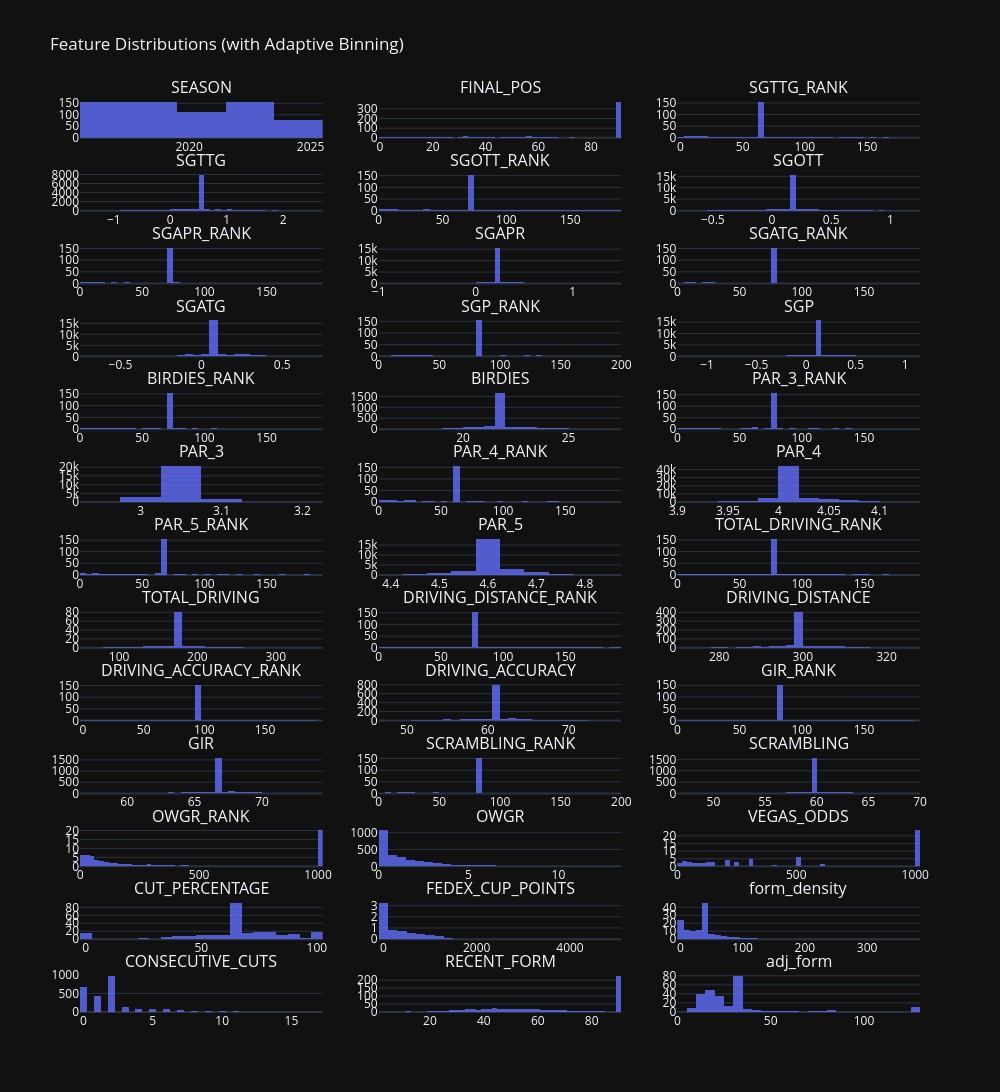

Here is the notebook cell this chart was saved with:
### Markdown cell above
### Check Features for Outliers and General Health (Histograms)
Now that all the data is cleaned, let's look at the distribution graphs.

### Code cell
import plotly.express as px
import plotly.subplots as sp
import plotly.graph_objects as go
import pandas as pd
import numpy as np

# Select numeric columns with >1 unique value, excluding label
df_numeric = training_df.select_dtypes(include=np.number)
df_numeric = df_numeric.loc[:, df_numeric.nunique() > 1]
df_numeric = df_numeric.drop(columns=["TOP_20"], errors="ignore")

# Create subplots
n_cols = 3
n_rows = int(np.ceil(len(df_numeric.columns) / n_cols))
fig = sp.make_subplots(rows=n_rows, cols=n_cols, subplot_titles=df_numeric.columns)

# Add one histogram per feature with smart binning
for i, column in enumerate(df_numeric.columns):
    row = i // n_cols + 1
    col = i % n_cols + 1

    # Compute dynamic bin count
    col_range = df_numeric[column].max() - df_numeric[column].min()
    n_unique = df_numeric[column].nunique()
    nbins = min(50, max(5, int(n_unique / 2))) if col_range < 10 else 50  # tighter for short-range

    fig.add_trace(
        go.Histogram(
            x=df_numeric[column],
            nbinsx=nbins,
            histnorm="density",
            marker=dict(color="#636EFA"),
            opacity=0.8
        ),
        row=row,
        col=col
    )

# Style the figure
fig.update_layout(
    height=300 * n_rows,
    width=1000,
    title_text="Feature Distributions (with Adaptive Binning)",
    template="plotly_dark",
    showlegend=False
)

fig.show()

### Figure 1 — Plotly figure (JSON) as saved in the notebook; plotly's stock layout.template omitted (floating-point values rounded to 4 significant figures; data arrays with more than 128 entries replaced by an {"elided": "..."} marker saying what was removed)
{"data": [{"histnorm": "density", "marker": {"color": "#636EFA"}, "nbinsx": 5, "opacity": 0.8, "type": "histogram", "x": {"elided": "1313 int values"}, "xaxis": "x", "yaxis": "y"}, {"histnorm": "density", "marker": {"color": "#636EFA"}, "nbinsx": 50, "opacity": 0.8, "type": "histogram", "x": {"elided": "1313 int values"}, "xaxis": "x2", "yaxis": "y2"}, {"histnorm": "density", "marker": {"color": "#636EFA"}, "nbinsx": 50, "opacity": 0.8, "type": "histogram", "x": {"elided": "1313 float values"}, "xaxis": "x3", "yaxis": "y3"}, {"histnorm": "density", "marker": {"color": "#636EFA"}, "nbinsx": 50, "opacity": 0.8, "type": "histogram", "x": {"elided": "1313 float values"}, "xaxis": "x4", "yaxis": "y4"}, {"histnorm": "density", "marker": {"color": "#636EFA"}, "nbinsx": 50, "opacity": 0.8, "type": "histogram", "x": {"elided": "1313 float values"}, "xaxis": "x5", "yaxis": "y5"}, {"histnorm": "density", "marker": {"color": "#636EFA"}, "nbinsx": 50, "opacity": 0.8, "type": "histogram", "x": {"elided": "1313 float values"}, "xaxis": "x6", "yaxis": "y6"}, {"histnorm": "density", "marker": {"color": "#636EFA"}, "nbinsx": 50, "opacity": 0.8, "type": "histogram", "x": {"elided": "1313 float values"}, "xaxis": "x7", "yaxis": "y7"}, {"histnorm": "density", "marker": {"color": "#636EFA"}, "nbinsx": 50, "opacity": 0.8, "type": "histogram", "x": {"elided": "1313 float values"}, "xaxis": "x8", "yaxis": "y8"}, {"histnorm": "density", "marker": {"color": "#636EFA"}, "nbinsx": 50, "opacity": 0.8, "type": "histogram", "x": {"elided": "1313 float values"}, "xaxis": "x9", "yaxis": "y9"}, {"histnorm": "density", "marker": {"color": "#636EFA"}, "nbinsx": 50, "opacity": 0.8, "type": "histogram", "x": {"elided": "1313 float values"}, "xaxis": "x10", "yaxis": "y10"}, {"histnorm": "density", "marker": {"color": "#636EFA"}, "nbinsx": 50, "opacity": 0.8, "type": "histogram", "x": {"elided": "1313 float values"}, "xaxis": "x11", "yaxis": "y11"}, {"histnorm": "density", "marker": {"color": "#636EFA"}, "nbinsx": 50, "opacity": 0.8, "type": "histogram", "x": {"elided": "1313 float values"}, "xaxis": "x12", "yaxis": "y12"}, {"histnorm": "density", "marker": {"color": "#636EFA"}, "nbinsx": 50, "opacity": 0.8, "type": "histogram", "x": {"elided": "1313 float values"}, "xaxis": "x13", "yaxis": "y13"}, {"histnorm": "density", "marker": {"color": "#636EFA"}, "nbinsx": 50, "opacity": 0.8, "type": "histogram", "x": {"elided": "1313 float values"}, "xaxis": "x14", "yaxis": "y14"}, {"histnorm": "density", "marker": {"color": "#636EFA"}, "nbinsx": 50, "opacity": 0.8, "type": "histogram", "x": {"elided": "1313 float values"}, "xaxis": "x15", "yaxis": "y15"}, {"histnorm": "density", "marker": {"color": "#636EFA"}, "nbinsx": 13, "opacity": 0.8, "type": "histogram", "x": {"elided": "1313 float values"}, "xaxis": "x16", "yaxis": "y16"}, {"histnorm": "density", "marker": {"color": "#636EFA"}, "nbinsx": 50, "opacity": 0.8, "type": "histogram", "x": {"elided": "1313 float values"}, "xaxis": "x17", "yaxis": "y17"}, {"histnorm": "density", "marker": {"color": "#636EFA"}, "nbinsx": 12, "opacity": 0.8, "type": "histogram", "x": {"elided": "1313 float values"}, "xaxis": "x18", "yaxis": "y18"}, {"histnorm": "density", "marker": {"color": "#636EFA"}, "nbinsx": 50, "opacity": 0.8, "type": "histogram", "x": {"elided": "1313 float values"}, "xaxis": "x19", "yaxis": "y19"}, {"histnorm": "density", "marker": {"color": "#636EFA"}, "nbinsx": 21, "opacity": 0.8, "type": "histogram", "x": {"elided": "1313 float values"}, "xaxis": "x20", "yaxis": "y20"}, {"histnorm": "density", "marker": {"color": "#636EFA"}, "nbinsx": 50, "opacity": 0.8, "type": "histogram", "x": {"elided": "1313 float values"}, "xaxis": "x21", "yaxis": "y21"}, {"histnorm": "density", "marker": {"color": "#636EFA"}, "nbinsx": 50, "opacity": 0.8, "type": "histogram", "x": {"elided": "1313 float values"}, "xaxis": "x22", "yaxis": "y22"}, {"histnorm": "density", "marker": {"color": "#636EFA"}, "nbinsx": 50, "opacity": 0.8, "type": "histogram", "x": {"elided": "1313 float values"}, "xaxis": "x23", "yaxis": "y23"}, {"histnorm": "density", "marker": {"color": "#636EFA"}, "nbinsx": 50, "opacity": 0.8, "type": "histogram", "x": {"elided": "1313 float values"}, "xaxis": "x24", "yaxis": "y24"}, {"histnorm": "density", "marker": {"color": "#636EFA"}, "nbinsx": 50, "opacity": 0.8, "type": "histogram", "x": {"elided": "1313 float values"}, "xaxis": "x25", "yaxis": "y25"}, {"histnorm": "density", "marker": {"color": "#636EFA"}, "nbinsx": 50, "opacity": 0.8, "type": "histogram", "x": {"elided": "1313 float values"}, "xaxis": "x26", "yaxis": "y26"}, {"histnorm": "density", "marker": {"color": "#636EFA"}, "nbinsx": 50, "opacity": 0.8, "type": "histogram", "x": {"elided": "1313 float values"}, "xaxis": "x27", "yaxis": "y27"}, {"histnorm": "density", "marker": {"color": "#636EFA"}, "nbinsx": 50, "opacity": 0.8, "type": "histogram", "x": {"elided": "1313 float values"}, "xaxis": "x28", "yaxis": "y28"}, {"histnorm": "density", "marker": {"color": "#636EFA"}, "nbinsx": 50, "opacity": 0.8, "type": "histogram", "x": {"elided": "1313 float values"}, "xaxis": "x29", "yaxis": "y29"}, {"histnorm": "density", "marker": {"color": "#636EFA"}, "nbinsx": 50, "opacity": 0.8, "type": "histogram", "x": {"elided": "1313 float values"}, "xaxis": "x30", "yaxis": "y30"}, {"histnorm": "density", "marker": {"color": "#636EFA"}, "nbinsx": 50, "opacity": 0.8, "type": "histogram", "x": {"elided": "1313 float values"}, "xaxis": "x31", "yaxis": "y31"}, {"histnorm": "density", "marker": {"color": "#636EFA"}, "nbinsx": 50, "opacity": 0.8, "type": "histogram", "x": {"elided": "1313 float values"}, "xaxis": "x32", "yaxis": "y32"}, {"histnorm": "density", "marker": {"color": "#636EFA"}, "nbinsx": 50, "opacity": 0.8, "type": "histogram", "x": {"elided": "1313 float values"}, "xaxis": "x33", "yaxis": "y33"}, {"histnorm": "density", "marker": {"color": "#636EFA"}, "nbinsx": 50, "opacity": 0.8, "type": "histogram", "x": {"elided": "1313 float values"}, "xaxis": "x34", "yaxis": "y34"}, {"histnorm": "density", "marker": {"color": "#636EFA"}, "nbinsx": 50, "opacity": 0.8, "type": "histogram", "x": {"elided": "1313 float values"}, "xaxis": "x35", "yaxis": "y35"}, {"histnorm": "density", "marker": {"color": "#636EFA"}, "nbinsx": 50, "opacity": 0.8, "type": "histogram", "x": {"elided": "1313 float values"}, "xaxis": "x36", "yaxis": "y36"}, {"histnorm": "density", "marker": {"color": "#636EFA"}, "nbinsx": 50, "opacity": 0.8, "type": "histogram", "x": {"elided": "1313 float values"}, "xaxis": "x37", "yaxis": "y37"}, {"histnorm": "density", "marker": {"color": "#636EFA"}, "nbinsx": 50, "opacity": 0.8, "type": "histogram", "x": {"elided": "1313 float values"}, "xaxis": "x38", "yaxis": "y38"}, {"histnorm": "density", "marker": {"color": "#636EFA"}, "nbinsx": 50, "opacity": 0.8, "type": "histogram", "x": {"elided": "1313 float values"}, "xaxis": "x39", "yaxis": "y39"}], "layout": {"annotations": [{"font": {"size": 16}, "showarrow": false, "text": "SEASON", "x": 0.1444, "xanchor": "center", "xref": "paper", "y": 1, "yanchor": "bottom", "yref": "paper"}, {"font": {"size": 16}, "showarrow": false, "text": "FINAL_POS", "x": 0.5, "xanchor": "center", "xref": "paper", "y": 1, "yanchor": "bottom", "yref": "paper"}, {"font": {"size": 16}, "showarrow": false, "text": "SGTTG_RANK", "x": 0.8556, "xanchor": "center", "xref": "paper", "y": 1, "yanchor": "bottom", "yref": "paper"}, {"font": {"size": 16}, "showarrow": false, "text": "SGTTG", "x": 0.1444, "xanchor": "center", "xref": "paper", "y": 0.9201, "yanchor": "bottom", "yref": "paper"}, {"font": {"size": 16}, "showarrow": false, "text": "SGOTT_RANK", "x": 0.5, "xanchor": "center", "xref": "paper", "y": 0.9201, "yanchor": "bottom", "yref": "paper"}, {"font": {"size": 16}, "showarrow": false, "text": "SGOTT", "x": 0.8556, "xanchor": "center", "xref": "paper", "y": 0.9201, "yanchor": "bottom", "yref": "paper"}, {"font": {"size": 16}, "showarrow": false, "text": "SGAPR_RANK", "x": 0.1444, "xanchor": "center", "xref": "paper", "y": 0.8402, "yanchor": "bottom", "yref": "paper"}, {"font": {"size": 16}, "showarrow": false, "text": "SGAPR", "x": 0.5, "xanchor": "center", "xref": "paper", "y": 0.8402, "yanchor": "bottom", "yref": "paper"}, {"font": {"size": 16}, "showarrow": false, "text": "SGATG_RANK", "x": 0.8556, "xanchor": "center", "xref": "paper", "y": 0.8402, "yanchor": "bottom", "yref": "paper"}, {"font": {"size": 16}, "showarrow": false, "text": "SGATG", "x": 0.1444, "xanchor": "center", "xref": "paper", "y": 0.7604, "yanchor": "bottom", "yref": "paper"}, {"font": {"size": 16}, "showarrow": false, "text": "SGP_RANK", "x": 0.5, "xanchor": "center", "xref": "paper", "y": 0.7604, "yanchor": "bottom", "yref": "paper"}, {"font": {"size": 16}, "showarrow": false, "text": "SGP", "x": 0.8556, "xanchor": "center", "xref": "paper", "y": 0.7604, "yanchor": "bottom", "yref": "paper"}, {"font": {"size": 16}, "showarrow": false, "text": "BIRDIES_RANK", "x": 0.1444, "xanchor": "center", "xref": "paper", "y": 0.6805, "yanchor": "bottom", "yref": "paper"}, {"font": {"size": 16}, "showarrow": false, "text": "BIRDIES", "x": 0.5, "xanchor": "center", "xref": "paper", "y": 0.6805, "yanchor": "bottom", "yref": "paper"}, {"font": {"size": 16}, "showarrow": false, "text": "PAR_3_RANK", "x": 0.8556, "xanchor": "center", "xref": "paper", "y": 0.6805, "yanchor": "bottom", "yref": "paper"}, {"font": {"size": 16}, "showarrow": false, "text": "PAR_3", "x": 0.1444, "xanchor": "center", "xref": "paper", "y": 0.6006, "yanchor": "bottom", "yref": "paper"}, {"font": {"size": 16}, "showarrow": false, "text": "PAR_4_RANK", "x": 0.5, "xanchor": "center", "xref": "paper", "y": 0.6006, "yanchor": "bottom", "yref": "paper"}, {"font": {"size": 16}, "showarrow": false, "text": "PAR_4", "x": 0.8556, "xanchor": "center", "xref": "paper", "y": 0.6006, "yanchor": "bottom", "yref": "paper"}, {"font": {"size": 16}, "showarrow": false, "text": "PAR_5_RANK", "x": 0.1444, "xanchor": "center", "xref": "paper", "y": 0.5207, "yanchor": "bottom", "yref": "paper"}, {"font": {"size": 16}, "showarrow": false, "text": "PAR_5", "x": 0.5, "xanchor": "center", "xref": "paper", "y": 0.5207, "yanchor": "bottom", "yref": "paper"}, {"font": {"size": 16}, "showarrow": false, "text": "TOTAL_DRIVING_RANK", "x": 0.8556, "xanchor": "center", "xref": "paper", "y": 0.5207, "yanchor": "bottom", "yref": "paper"}, {"font": {"size": 16}, "showarrow": false, "text": "TOTAL_DRIVING", "x": 0.1444, "xanchor": "center", "xref": "paper", "y": 0.4408, "yanchor": "bottom", "yref": "paper"}, {"font": {"size": 16}, "showarrow": false, "text": "DRIVING_DISTANCE_RANK", "x": 0.5, "xanchor": "center", "xref": "paper", "y": 0.4408, "yanchor": "bottom", "yref": "paper"}, {"font": {"size": 16}, "showarrow": false, "text": "DRIVING_DISTANCE", "x": 0.8556, "xanchor": "center", "xref": "paper", "y": 0.4408, "yanchor": "bottom", "yref": "paper"}, {"font": {"size": 16}, "showarrow": false, "text": "DRIVING_ACCURACY_RANK", "x": 0.1444, "xanchor": "center", "xref": "paper", "y": 0.3609, "yanchor": "bottom", "yref": "paper"}, {"font": {"size": 16}, "showarrow": false, "text": "DRIVING_ACCURACY", "x": 0.5, "xanchor": "center", "xref": "paper", "y": 0.3609, "yanchor": "bottom", "yref": "paper"}, {"font": {"size": 16}, "showarrow": false, "text": "GIR_RANK", "x": 0.8556, "xanchor": "center", "xref": "paper", "y": 0.3609, "yanchor": "bottom", "yref": "paper"}, {"font": {"size": 16}, "showarrow": false, "text": "GIR", "x": 0.1444, "xanchor": "center", "xref": "paper", "y": 0.2811, "yanchor": "bottom", "yref": "paper"}, {"font": {"size": 16}, "showarrow": false, "text": "SCRAMBLING_RANK", "x": 0.5, "xanchor": "center", "xref": "paper", "y": 0.2811, "yanchor": "bottom", "yref": "paper"}, {"font": {"size": 16}, "showarrow": false, "text": "SCRAMBLING", "x": 0.8556, "xanchor": "center", "xref": "paper", "y": 0.2811, "yanchor": "bottom", "yref": "paper"}, {"font": {"size": 16}, "showarrow": false, "text": "OWGR_RANK", "x": 0.1444, "xanchor": "center", "xref": "paper", "y": 0.2012, "yanchor": "bottom", "yref": "paper"}, {"font": {"size": 16}, "showarrow": false, "text": "OWGR", "x": 0.5, "xanchor": "center", "xref": "paper", "y": 0.2012, "yanchor": "bottom", "yref": "paper"}, {"font": {"size": 16}, "showarrow": false, "text": "VEGAS_ODDS", "x": 0.8556, "xanchor": "center", "xref": "paper", "y": 0.2012, "yanchor": "bottom", "yref": "paper"}, {"font": {"size": 16}, "showarrow": false, "text": "CUT_PERCENTAGE", "x": 0.1444, "xanchor": "center", "xref": "paper", "y": 0.1213, "yanchor": "bottom", "yref": "paper"}, {"font": {"size": 16}, "showarrow": false, "text": "FEDEX_CUP_POINTS", "x": 0.5, "xanchor": "center", "xref": "paper", "y": 0.1213, "yanchor": "bottom", "yref": "paper"}, {"font": {"size": 16}, "showarrow": false, "text": "form_density", "x": 0.8556, "xanchor": "center", "xref": "paper", "y": 0.1213, "yanchor": "bottom", "yref": "paper"}, {"font": {"size": 16}, "showarrow": false, "text": "CONSECUTIVE_CUTS", "x": 0.1444, "xanchor": "center", "xref": "paper", "y": 0.04142, "yanchor": "bottom", "yref": "paper"}, {"font": {"size": 16}, "showarrow": false, "text": "RECENT_FORM", "x": 0.5, "xanchor": "center", "xref": "paper", "y": 0.04142, "yanchor": "bottom", "yref": "paper"}, {"font": {"size": 16}, "showarrow": false, "text": "adj_form", "x": 0.8556, "xanchor": "center", "xref": "paper", "y": 0.04142, "yanchor": "bottom", "yref": "paper"}], "height": 3900, "showlegend": false, "title": {"text": "Feature Distributions (with Adaptive Binning)"}, "width": 1000, "xaxis": {"anchor": "y", "domain": [0, 0.2889]}, "xaxis10": {"anchor": "y10", "domain": [0, 0.2889]}, "xaxis11": {"anchor": "y11", "domain": [0.3556, 0.6444]}, "xaxis12": {"anchor": "y12", "domain": [0.7111, 1]}, "xaxis13": {"anchor": "y13", "domain": [0, 0.2889]}, "xaxis14": {"anchor": "y14", "domain": [0.3556, 0.6444]}, "xaxis15": {"anchor": "y15", "domain": [0.7111, 1]}, "xaxis16": {"anchor": "y16", "domain": [0, 0.2889]}, "xaxis17": {"anchor": "y17", "domain": [0.3556, 0.6444]}, "xaxis18": {"anchor": "y18", "domain": [0.7111, 1]}, "xaxis19": {"anchor": "y19", "domain": [0, 0.2889]}, "xaxis2": {"anchor": "y2", "domain": [0.3556, 0.6444]}, "xaxis20": {"anchor": "y20", "domain": [0.3556, 0.6444]}, "xaxis21": {"anchor": "y21", "domain": [0.7111, 1]}, "xaxis22": {"anchor": "y22", "domain": [0, 0.2889]}, "xaxis23": {"anchor": "y23", "domain": [0.3556, 0.6444]}, "xaxis24": {"anchor": "y24", "domain": [0.7111, 1]}, "xaxis25": {"anchor": "y25", "domain": [0, 0.2889]}, "xaxis26": {"anchor": "y26", "domain": [0.3556, 0.6444]}, "xaxis27": {"anchor": "y27", "domain": [0.7111, 1]}, "xaxis28": {"anchor": "y28", "domain": [0, 0.2889]}, "xaxis29": {"anchor": "y29", "domain": [0.3556, 0.6444]}, "xaxis3": {"anchor": "y3", "domain": [0.7111, 1]}, "xaxis30": {"anchor": "y30", "domain": [0.7111, 1]}, "xaxis31": {"anchor": "y31", "domain": [0, 0.2889]}, "xaxis32": {"anchor": "y32", "domain": [0.3556, 0.6444]}, "xaxis33": {"anchor": "y33", "domain": [0.7111, 1]}, "xaxis34": {"anchor": "y34", "domain": [0, 0.2889]}, "xaxis35": {"anchor": "y35", "domain": [0.3556, 0.6444]}, "xaxis36": {"anchor": "y36", "domain": [0.7111, 1]}, "xaxis37": {"anchor": "y37", "domain": [0, 0.2889]}, "xaxis38": {"anchor": "y38", "domain": [0.3556, 0.6444]}, "xaxis39": {"anchor": "y39", "domain": [0.7111, 1]}, "xaxis4": {"anchor": "y4", "domain": [0, 0.2889]}, "xaxis5": {"anchor": "y5", "domain": [0.3556, 0.6444]}, "xaxis6": {"anchor": "y6", "domain": [0.7111, 1]}, "xaxis7": {"anchor": "y7", "domain": [0, 0.2889]}, "xaxis8": {"anchor": "y8", "domain": [0.3556, 0.6444]}, "xaxis9": {"anchor": "y9", "domain": [0.7111, 1]}, "yaxis": {"anchor": "x", "domain": [0.9586, 1]}, "yaxis10": {"anchor": "x10", "domain": [0.7189, 0.7604]}, "yaxis11": {"anchor": "x11", "domain": [0.7189, 0.7604]}, "yaxis12": {"anchor": "x12", "domain": [0.7189, 0.7604]}, "yaxis13": {"anchor": "x13", "domain": [0.6391, 0.6805]}, "yaxis14": {"anchor": "x14", "domain": [0.6391, 0.6805]}, "yaxis15": {"anchor": "x15", "domain": [0.6391, 0.6805]}, "yaxis16": {"anchor": "x16", "domain": [0.5592, 0.6006]}, "yaxis17": {"anchor": "x17", "domain": [0.5592, 0.6006]}, "yaxis18": {"anchor": "x18", "domain": [0.5592, 0.6006]}, "yaxis19": {"anchor": "x19", "domain": [0.4793, 0.5207]}, "yaxis2": {"anchor": "x2", "domain": [0.9586, 1]}, "yaxis20": {"anchor": "x20", "domain": [0.4793, 0.5207]}, "yaxis21": {"anchor": "x21", "domain": [0.4793, 0.5207]}, "yaxis22": {"anchor": "x22", "domain": [0.3994, 0.4408]}, "yaxis23": {"anchor": "x23", "domain": [0.3994, 0.4408]}, "yaxis24": {"anchor": "x24", "domain": [0.3994, 0.4408]}, "yaxis25": {"anchor": "x25", "domain": [0.3195, 0.3609]}, "yaxis26": {"anchor": "x26", "domain": [0.3195, 0.3609]}, "yaxis27": {"anchor": "x27", "domain": [0.3195, 0.3609]}, "yaxis28": {"anchor": "x28", "domain": [0.2396, 0.2811]}, "yaxis29": {"anchor": "x29", "domain": [0.2396, 0.2811]}, "yaxis3": {"anchor": "x3", "domain": [0.9586, 1]}, "yaxis30": {"anchor": "x30", "domain": [0.2396, 0.2811]}, "yaxis31": {"anchor": "x31", "domain": [0.1598, 0.2012]}, "yaxis32": {"anchor": "x32", "domain": [0.1598, 0.2012]}, "yaxis33": {"anchor": "x33", "domain": [0.1598, 0.2012]}, "yaxis34": {"anchor": "x34", "domain": [0.07988, 0.1213]}, "yaxis35": {"anchor": "x35", "domain": [0.07988, 0.1213]}, "yaxis36": {"anchor": "x36", "domain": [0.07988, 0.1213]}, "yaxis37": {"anchor": "x37", "domain": [0, 0.04142]}, "yaxis38": {"anchor": "x38", "domain": [0, 0.04142]}, "yaxis39": {"anchor": "x39", "domain": [0, 0.04142]}, "yaxis4": {"anchor": "x4", "domain": [0.8787, 0.9201]}, "yaxis5": {"anchor": "x5", "domain": [0.8787, 0.9201]}, "yaxis6": {"anchor": "x6", "domain": [0.8787, 0.9201]}, "yaxis7": {"anchor": "x7", "domain": [0.7988, 0.8402]}, "yaxis8": {"anchor": "x8", "domain": [0.7988, 0.8402]}, "yaxis9": {"anchor": "x9", "domain": [0.7988, 0.8402]}}}
